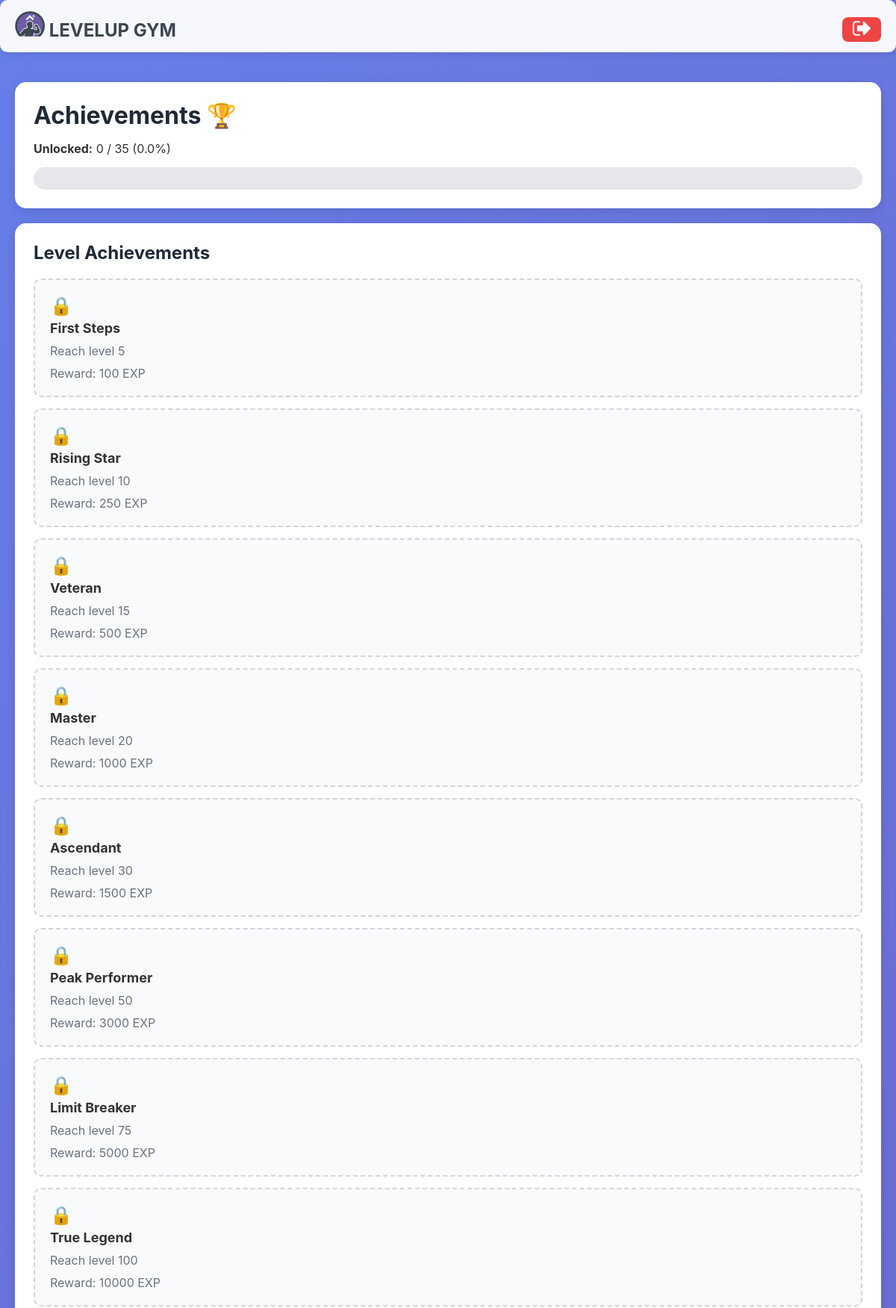
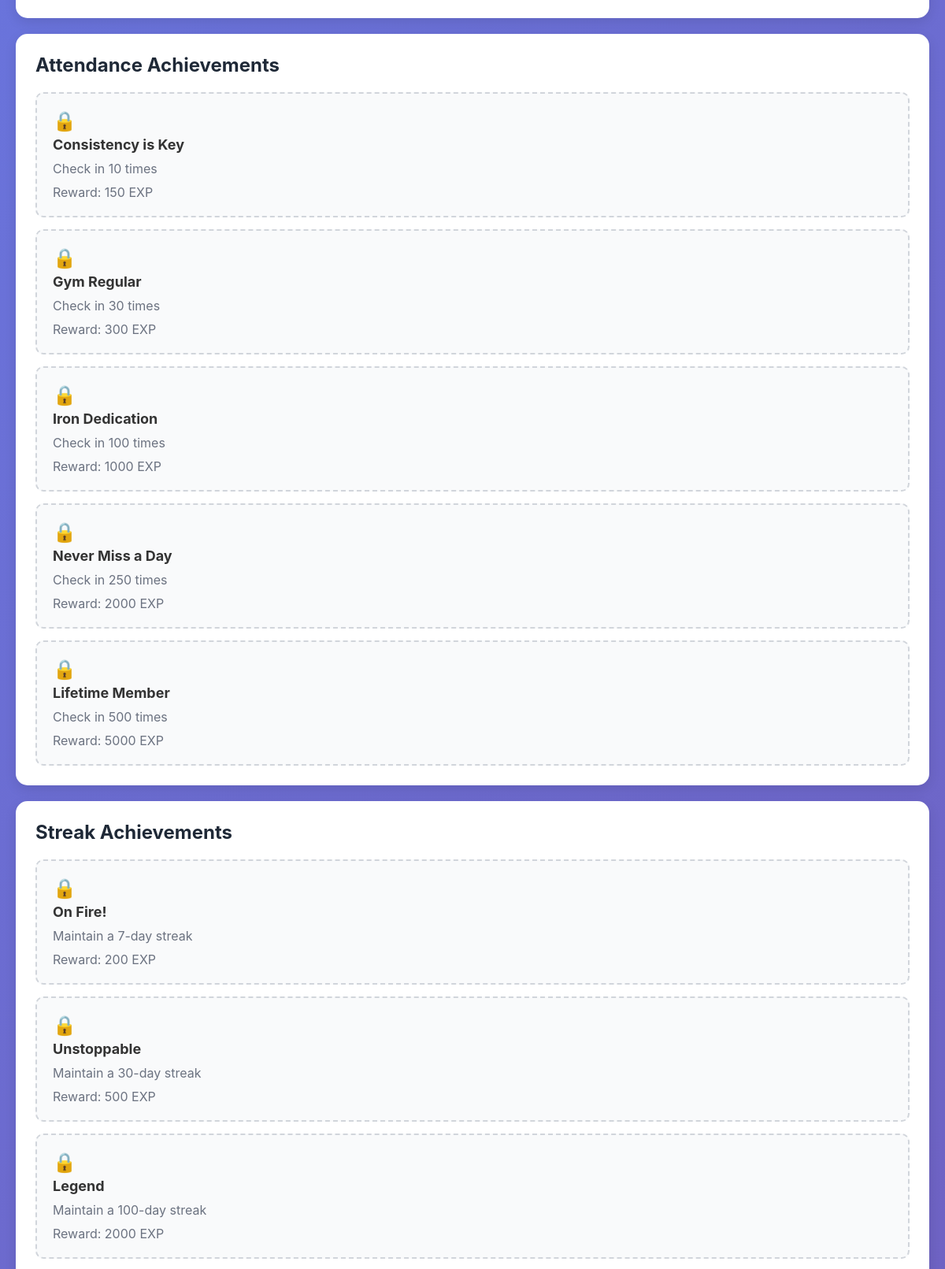
The page /achievements (signed in, upper part) on the database its author committed (2 pictures, top to bottom).
### tables this page shows
CREATE TABLE achievements (
                achievement_id INTEGER PRIMARY KEY AUTOINCREMENT,
                achievement_name TEXT UNIQUE NOT NULL,
                description TEXT,
                achievement_type TEXT,
                requirement_value INTEGER,
                exp_reward INTEGER DEFAULT 0,
                icon_path TEXT
            );

### main.py (the view)
@app.route('/achievements')
@login_required
def achievements():
    client_id = session['client_id']
    all_achievements = achievement_ctrl.get_client_achievements(client_id)
    return render_template('achievements.html',
                         achievements=all_achievements)

### database/db_manager.py (called while the page is built)
    def connect(self):
        self.conn = sqlite3.connect(self.db_name)
        self.conn.row_factory = sqlite3.Row  # Access columns by name
        self.cursor = self.conn.cursor()

    def disconnect(self):
        if self.conn:
            self.conn.close()

    def execute_query(self, query, params=None):
        self.connect()
        if params:
            self.cursor.execute(query, params)
        else:
            self.cursor.execute(query)
        results = self.cursor.fetchall()
        self.disconnect()
        return results

### main.py (called while the page is built)
def login_required(f):
    @wraps(f)
    def decorated_function(*args, **kwargs):
        if 'client_id' not in session:
            return redirect(url_for('login'))
        return f(*args, **kwargs)
    return decorated_function

### templates/achievements.html (shortened to what this page needs)
{% extends "base.html" %}
{% block content %}
<div class="card">
    <h1>Achievements 🏆</h1>
    <p><strong>Unlocked:</strong> {{ achievements.total_unlocked }} / {{ achievements.total_achievements }}
       ({{ "%.1f"|format(achievements.completion_percentage) }}%)</p>
    <div style="background: #e5e7eb; height: 30px; border-radius: 15px; overflow: hidden; margin-top: 15px;">
    </div>
</div>
{% for category, achs in achievements.achievements.items() %}
{% if achs %}
<div class="card">
    <h2>{{ category.title().replace('_', ' ') }} Achievements</h2>
    <div style="display: grid; gap: 15px; margin-top: 20px;">
        {% for ach in achs %}
        <div style="padding: 20px; border-radius: 10px; {% if ach.is_unlocked %}background: linear-gradient(135deg, #fbbf24 0%, #f59e0b 100%); color: white;{% else %}background: #f9fafb; border: 2px dashed #d1d5db;{% endif %}">
            <div style="display: flex; justify-content: space-between; align-items: start;">
                <div style="flex: 1;">
                    <div style="font-size: 24px; margin-bottom: 5px;">
                        {% if ach.is_unlocked %}🏆{% else %}🔒{% endif %}
                    </div>
                    <strong style="font-size: 18px;">{{ ach.name }}</strong>
                    <p style="margin: 10px 0; {% if not ach.is_unlocked %}color: #6b7280;{% else %}opacity: 0.9;{% endif %}">
                        {{ ach.description }}
                    </p>
                    <div style="{% if not ach.is_unlocked %}color: #6b7280;{% else %}opacity: 0.9;{% endif %}">
                        Reward: {{ ach.exp_reward }} EXP
                    </div>
                </div>
            </div>
        </div>
        {% endfor %}
    </div>
</div>
{% endif %}
{% endfor %}
{% endblock %}

### templates/base.html (style rules this page uses)
* { margin: 0; padding: 0; box-sizing: border-box; }
body { font-family: -apple-system, BlinkMacSystemFont, 'Segoe UI', Roboto, Oxygen, Ubuntu, Cantarell, sans-serif; background: linear-gradient(135deg, #667eea 0%, #764ba2 100%); min-height: 100vh; color: #333; padding-bottom: 80px; }
.card { background: white; border-radius: 15px; padding: 25px; margin-bottom: 20px; box-shadow: 0 5px 15px rgba(0,0,0,0.1); }
h1, h2, h3 { color: #1f2937; margin-bottom: 15px; }

### rows shown on the page
achievements: name "First Steps", description "Reach level 5", exp_reward "100"
achievements: name "Rising Star", description "Reach level 10", exp_reward "250"
achievements: name "Veteran", description "Reach level 15", exp_reward "500"
achievements: name "Master", description "Reach level 20", exp_reward "1000"
achievements: name "Ascendant", description "Reach level 30", exp_reward "1500"
achievements: name "Peak Performer", description "Reach level 50", exp_reward "3000"
achievements: name "Limit Breaker", description "Reach level 75", exp_reward "5000"
achievements: name "True Legend", description "Reach level 100", exp_reward "10000"
achievements: name "Consistency is Key", description "Check in 10 times", exp_reward "150"
achievements: name "Gym Regular", description "Check in 30 times", exp_reward "300"
achievements: name "Iron Dedication", description "Check in 100 times", exp_reward "1000"
achievements: name "Never Miss a Day", description "Check in 250 times", exp_reward "2000"
achievements: name "Lifetime Member", description "Check in 500 times", exp_reward "5000"
achievements: name "On Fire!", description "Maintain a 7-day streak", exp_reward "200"
achievements: name "Unstoppable", description "Maintain a 30-day streak", exp_reward "500"
achievements: name "Legend", description "Maintain a 100-day streak", exp_reward "2000"

### other values the page prints
{{ achievements.total_unlocked }} "0"
{{ achievements.total_achievements }} "35"
{{ "%.1f"|format(achievements.completion_percentage) }} "0.0"
{{ category.title().replace('_', ' ') }} "Level" "Attendance" "Streak"
